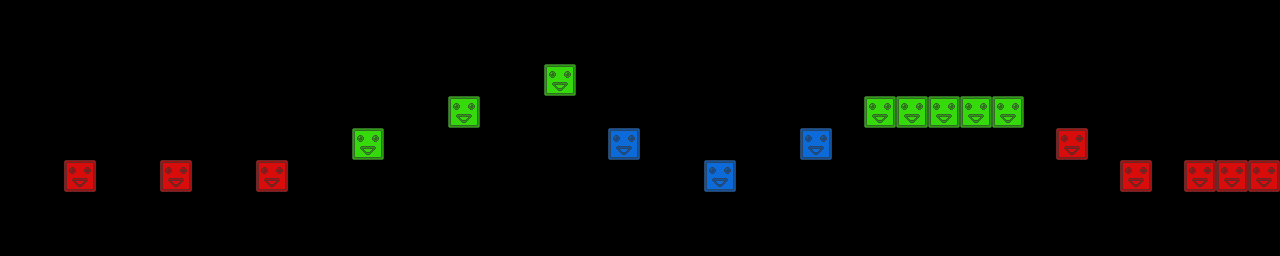

A level layout from a 2D game, rendered from its tile map. Below: a short description, then the map file with tile-grid data replaced by summaries:
An orthogonal 40x8 tile map with 32x32 px tiles, 3 tile layers (red, green, blue) and 6 objects.

<map version="1.0" orientation="orthogonal" width="40" height="8" tilewidth="32" tileheight="32">
 <tileset firstgid="1" name="blocks" tilewidth="32" tileheight="32">
  <image source="blocks.png" width="96" height="32" />
 </tileset>
 <layer name="red" width="40" height="8">
  <data>[320 cells, 8 non-empty, 1 distinct tile ids]</data>
 </layer>
 <layer name="green" width="40" height="8">
  <data>[320 cells, 8 non-empty, 1 distinct tile ids]</data>
 </layer>
 <layer name="blue" width="40" height="8">
  <data>[320 cells, 3 non-empty, 1 distinct tile ids]</data>
 </layer>
 <objectgroup name="crystals" width="40" height="8">
  <object x="944" y="81">
   <ellipse />
  </object>
  <object x="817" y="111">
   <ellipse />
  </object>
  <object x="720" y="143">
   <ellipse />
  </object>
  <object x="319" y="117">
   <ellipse />
  </object>
 </objectgroup>
 <objectgroup name="spikes" width="40" height="8">
  <object x="671" y="178">
   <ellipse />
  </object>
  <object x="512" y="134">
   <ellipse />
  </object>
 </objectgroup>
</map>
